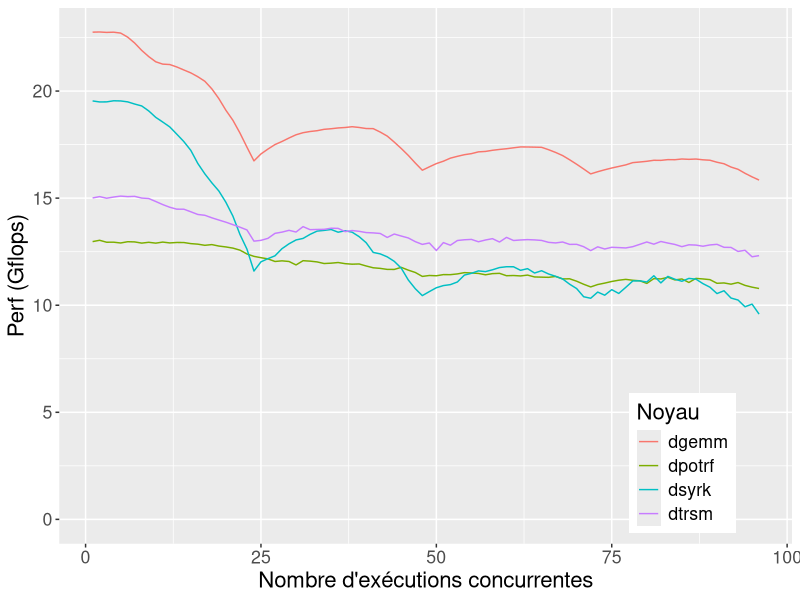

The R source for this figure:
library(ggplot2)
library(plyr)
library(lattice)
library(reshape)

subset_ddply <- function(df, bs) {
  tmpdf = subset(df, Blocksize==bs & Access == "remote")
  return (ddply(tmpdf, c("Exp", "Blocksize", "Access", "total_cores", "kernel"), summarize, thread_avg = mean(GFlops), Std=sd(GFlops), Nxp=length(Exp)))
}

framegemm = read.table("./summarized_all_data_dgemm.dat", header=TRUE)
avg_dgemm = subset_ddply(framegemm, 512)

frametrsm = read.table("./summarized_all_data_dtrsm.dat", header=TRUE)
avg_dtrsm = subset_ddply(frametrsm, 512)

framepotrf = read.table("./summarized_all_data_dpotrf.dat", header=TRUE)
avg_dpotrf = subset_ddply(framepotrf, 512)

framesyrk = read.table("./summarized_all_data_dsyrk.dat", header=TRUE)
avg_dsyrk = subset_ddply(framesyrk, 512)

combined = rbind(avg_dgemm, avg_dsyrk, avg_dtrsm, avg_dpotrf)

pd = position_dodge(width=.1)



#Graph for distribution


pdf("remote_512_brunch.pdf", width = 10, height=6)


myplot = ggplot(combined, aes(x=total_cores, y = thread_avg))
#myplot = myplot + geom_bar(stat="identity", position=position_dodge())
#myplot = myplot + geom_point(aes(colour=kernel))
myplot = myplot + geom_line(aes(colour=kernel))
myplot = myplot + expand_limits(y=0)
#myplot = myplot + facet_wrap(~Blocksize, ncol=2)
#myplot = myplot + theme(legend.position="right", legend.title=element_text(size=14), legend.text=element_text(size=13), axis.text=element_text(size=12))
myplot = myplot + theme(legend.position=c(0.85, 0.15), text=element_text(size=16))
#myplot = myplot + ggtitle("Evolution of the average time for each Cholesky's kernel (brunch)")
myplot = myplot + ylab("Perf (Gflops)")
myplot = myplot + xlab("Nombre d'exécutions concurrentes")
myplot = myplot + labs(colour="Noyau", shape="Noyau", fill="Noyau")

print(myplot)
dev.off()
quit()
